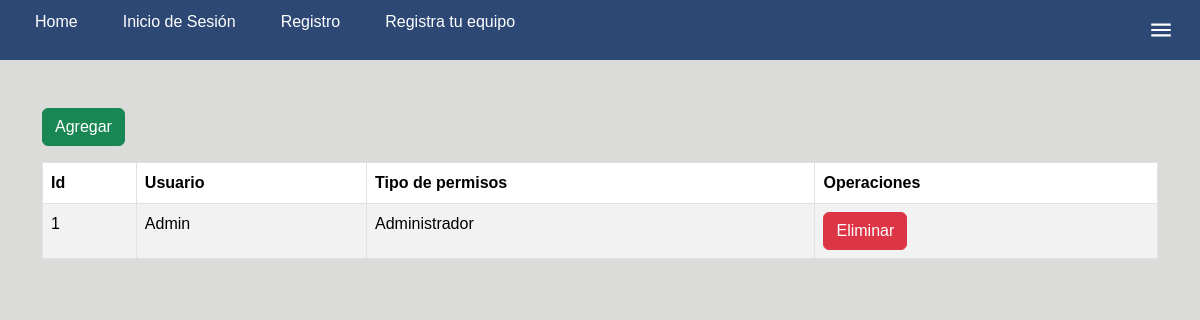
Page /Vista/ListaAdmin.php on the committed database.
### tables this page shows
create table
    Administradores (
        idA int auto_increment not null,
        idTipo char(2) not null,
        UsuarioAd varchar(25) not null,
        PassAd varchar(18) not null,
        primary key (idA),
        foreign key (idTipo) references Tipo (id)
    );

create table
    Tipo(
        id char(2) not null,
        Nombre varchar(25) not null,
        primary key (id)
    );

### datos/conexion.php (called while the page is built, shortened)
<?php
class Conexion
{
    private static $servidor = 'localhost' ;
    private static $db = 'Coding' ;
    private static $usuario = 'root';
    private static $password = 'root';
    private static $puerto = '3306';
    private static $conexion  = null;
    public static function conectar()
    {
        if (self::$conexion==null)
        {
            try
            {
                self::$conexion =  new PDO( "mysql:host=".self::$servidor.";port=".self::$puerto.";dbname=".self::$db, self::$usuario, self::$password);
                self::$conexion->setAttribute(PDO::ATTR_ERRMODE, PDO::ERRMODE_EXCEPTION);
            }
            catch(PDOException $e)
            {
                exit($e->getMessage());
            }
        }
        return self::$conexion;
    }
    public static function desconectar()
    {
        self::$conexion = null;
    }
}
?>

### datos/daoAdmin.php (called while the page is built, shortened)
<?php
require_once("conexion.php");
class DaoAdmin
{
    private $conexion;
    private function conectar()
    {
        try {
            $this->conexion = Conexion::conectar();
        } catch (Exception $e) {
            throw new Exception("Error al conectar: " . $e->getMessage());
        }
    }
    public function obtenerTodosPermisos()
    {
        try {
            $lista = array();
            $sentenciaSQL = $this->conexion->prepare("SELECT Administradores.idA, Tipo.Nombre AS Tipo, Administradores.UsuarioAd
                                                    FROM Administradores
                                                    JOIN Tipo ON Administradores.idTipo = Tipo.id");
            $sentenciaSQL->execute();
            $resultado = $sentenciaSQL->fetchAll(PDO::FETCH_OBJ);
            foreach ($resultado as $row) {
                $obj = new stdClass();
                $obj->idA = $row->idA;
                $obj->Tipo = $row->Tipo;
                $obj->UsuarioAd = $row->UsuarioAd;
                $lista[] = $obj;
            }
            return $lista;
        } catch (PDOException $e) {
            echo "Error: " . $e->getMessage();
            return null;
        } finally {
            Conexion::desconectar();
        }
    }
}

### Vista/ListaAdmin.php (the view, shortened to what this page needs)
<!DOCTYPE html>
<html lang="en">
<head>
  <link rel="stylesheet" href="css/bootstrap.min.css">
  <link rel="stylesheet" href="../dt/DataTables-1.13.6/css/dataTables.bootstrap5.min.css">
  <link rel="stylesheet" href="../dt/Buttons-2.4.2/css/buttons.bootstrap5.min.css">
</head>
<body>
  <?php
  require('../Principal/menu.php');
  require('../datos/daoAdmin.php');
  $daoAdmin = new DaoAdmin();
  $data = $daoAdmin->obtenerTodosPermisos();
  ?>
  <div class="container">
    <a class="btn btn-success mt-5 mb-3" href="../Vista/AddAdmin.php">Agregar</a>
    <table id="lista" class="table table-striped table-bordered">
      <thead>
        <tr>
          <th>Id</th>
          <th>Usuario</th>
          <th>Tipo de permisos</th>
          <th>Operaciones</th>
        </tr>
      </thead>
      <tbody>
        <?php
        if ($data) {
          foreach ($data as $value) {
            echo "<tr><td>" . $value->idA . "</td>",
              "<td>" . $value->UsuarioAd . "</td>",
              "<td>" . $value->Tipo . "</td>",
              "<td>",
              "<button class='btn btn-danger btn-eliminar' data-id='{$value->idA}' data-usuario='{$value->UsuarioAd}'>Eliminar</button>",
              "</td>",
              "</tr>";
          }
        } else {
          echo "<tr><td colspan='4'>No se encontraron registros</td></tr>";
        }
        ?>
      </tbody>
    </table>
  </div>
</body>
</html>

### estilos/estilos.css (style rules this page uses)
body { margin: 0; padding: 0; font-family: 'Arial', sans-serif; background-color: #dbdbda; }

### rows in the picture
administradores: idA "1", UsuarioAd "Admin", idTipo.Nombre "Administrador"
